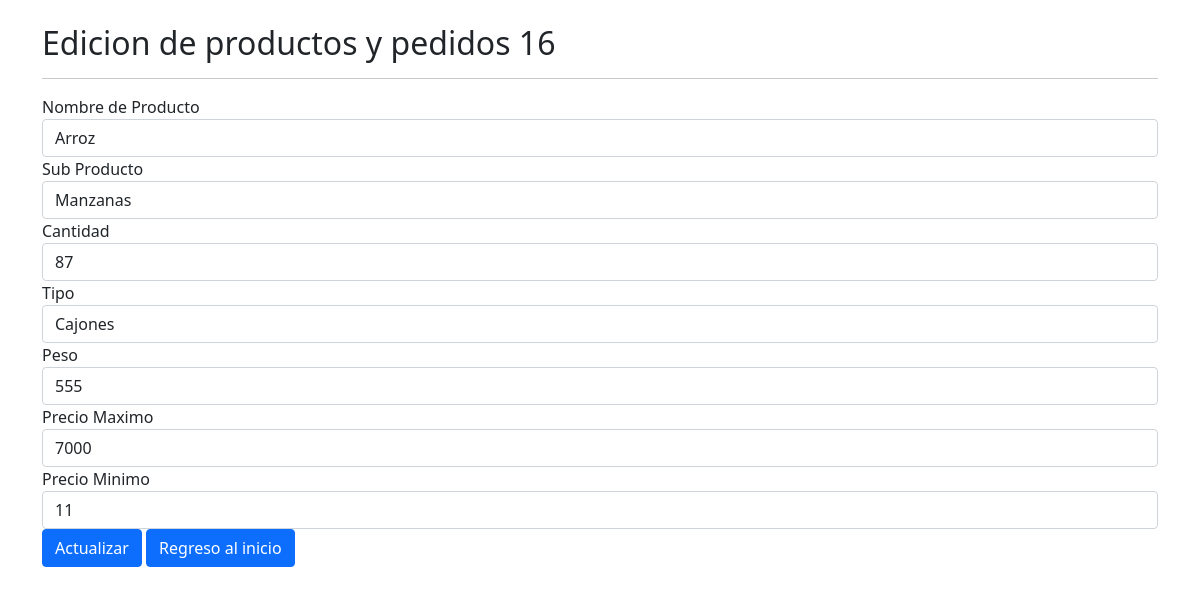
Screenshot of /editar.php?id=37 with the database file from the repository.
### tables this page shows
CREATE TABLE `productos` (
  `id_producto` int(10) NOT NULL,
  `id_usuario` int(11) NOT NULL,
  `producto_nombre` varchar(20) DEFAULT NULL,
  `sub_producto` varchar(20) DEFAULT NULL,
  `cantidad` int(10) DEFAULT NULL,
  `tipo` varchar(10) DEFAULT NULL,
  `peso` decimal(65,0) DEFAULT NULL,
  `precio_max` float DEFAULT NULL,
  `precio_min` float DEFAULT NULL
);

### funciones.php (called while the page is built, shortened)
<?php
function escapar($html){
    return htmlspecialchars($html, ENT_QUOTES | ENT_SUBSTITUTE, "UTF-8");
}

### editar.php (the view, shortened to what this page needs)
<?php
include('funciones.php');
$config = include 'config.php';
?>
<?php require "templates/header.php"; ?>
<?php
    $dsn ='mysql:host=' .  $config['db']['host'] . ';dbname=' . $config ['db']['name'];
    $conexion = new PDO($dsn, $config ['db']['user'], $config['db']['pass'], $config ['db']['options']);
    $id = $_GET['id'];
    $consultaSQL = "SELECT * FROM productos WHERE id_producto = :id;";
    $sentencia = $conexion->prepare($consultaSQL);
    $sentencia->bindParam(':id', $id, PDO::PARAM_INT);
    $sentencia->execute();
    $productos = $sentencia->fetch();
if (isset($productos) && $productos){
    ?>
    <div class="container">
        <div class="row">
            <div class="col-md-12">
                <h2 class="mt-4">Edicion de productos y pedidos <?= escapar($productos['id_usuario']) ?> </h2>
                <hr>
                <form method="post">
                    <div class="form-group">
                        <label for="nombre">Nombre de Producto</label>
                        <input type="text" name="producto_nombre" id="producto_nombre" value="<?= escapar($productos['producto_nombre']) ?>" class="form-control" required autofocus>
                    </div>
                    <div class="form-group">
                        <label for="nombre">Sub Producto</label>
                        <input type="text" name="sub_producto" id="sub_producto" value="<?= escapar($productos['sub_producto']) ?>" class="form-control" required autofocus>
                    </div>
                    <div class="form-group">
                        <label for="nombre">Cantidad</label>
                        <input type="text" name="cantidad" id="cantidad" value="<?= escapar($productos['cantidad']) ?>" class="form-control" required autofocus>
                    </div>
                    <div class="form-group">
                        <label for="nombre">Tipo</label>
                        <input type="text" name="tipo" id="tipo" value="<?= escapar($productos['tipo']) ?>" class="form-control" required autofocus>
                    </div>
                    <div class="form-group">
                        <label for="nombre">Peso</label>
                        <input type="text" name="peso" id="peso" value="<?= escapar($productos['peso']) ?>" class="form-control" required autofocus>
                    </div>
                    <div class="form-group">
                        <label for="nombre">Precio Maximo</label>
                        <input type="text" name="precio_max" id="precio_max" value="<?= escapar($productos['precio_max']) ?>" class="form-control" required autofocus>
                    </div>
                    <div class="form-group">
                        <label for="nombre">Precio Minimo</label>
                        <input type="text" name="precio_min" id="precio_min" value="<?= escapar($productos['precio_min']) ?>" class="form-control" required autofocus>
                    </div>
                    <div class="form-group">
                        <input type="submit" name="submit" class="btn btn-primary" value="Actualizar">
                        <a href="inicio_crud.php" class="btn btn-primary">Regreso al inicio</a>
                    </div>
                </form>
            </div>
        </div>
    </div>
    <?php
}else{
  echo "no hay producto<br>";
}
?>
<?php require "templates/footer.php"?>

### rows the page displays
productos: id_usuario "16", producto_nombre "Arroz", sub_producto "Manzanas", cantidad "87", tipo "Cajones", peso "555", precio_max "7000", precio_min "11"
